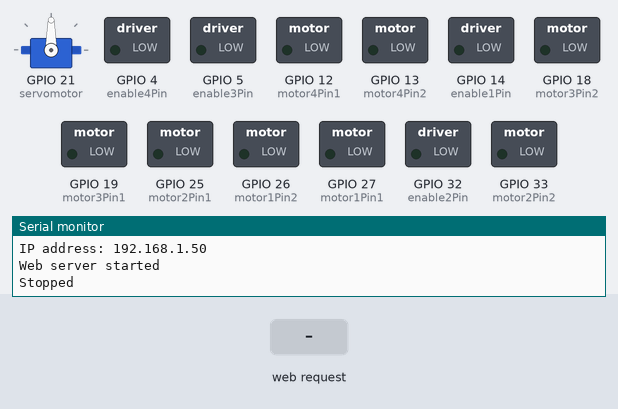
Bench run of a sketch on a simulated ESP32. On the bench: servo, switched loads named in the sketch (green lamp = pin HIGH), the last lines printed to the serial monitor. The test bench sets the inputs (shaded band). WiFi joins after 1.5 s; servers stay silent unless stated.

Above: at 3.2 s.
3.3 s: HTTP request GET /forward received
At 4.5 s:
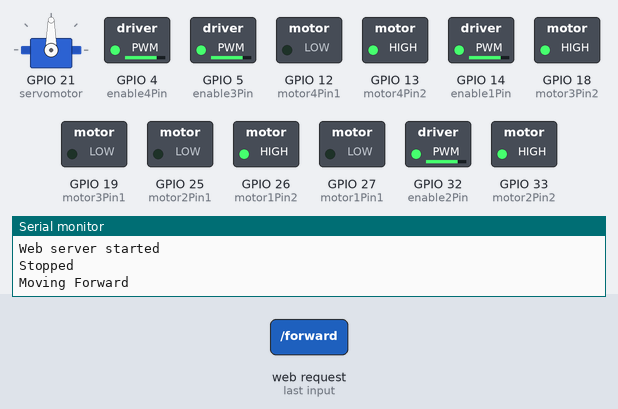
4.8 s: HTTP request GET /backward received
At 5.7 s:
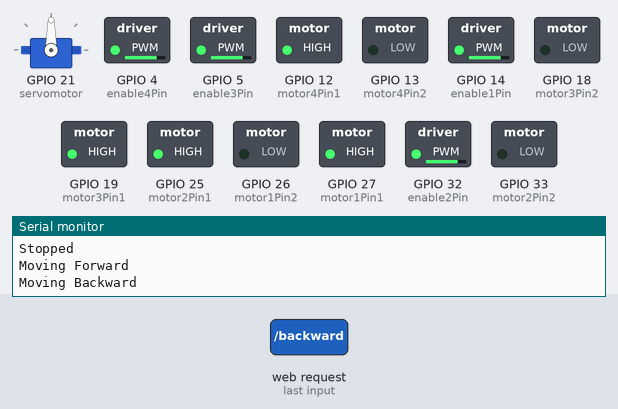
6.3 s: HTTP request GET /left received
At 6.8 s:
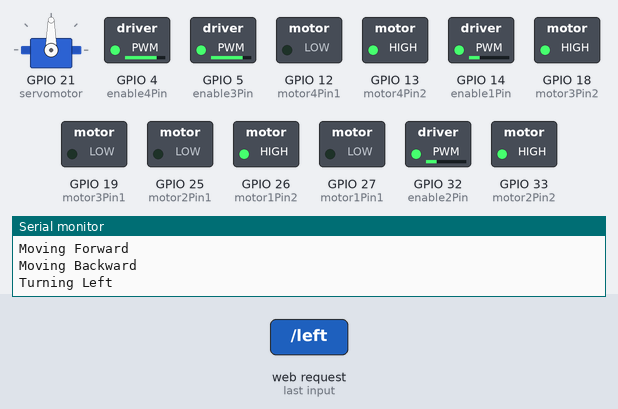
7.8 s: HTTP request GET /right received
At 9.0 s:
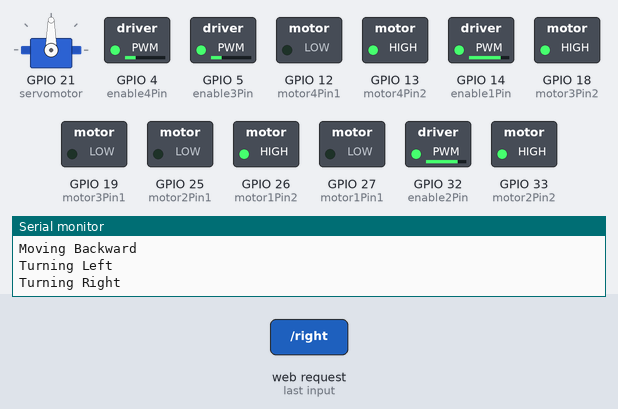
9.3 s: HTTP request GET /close received
At 10.3 s:
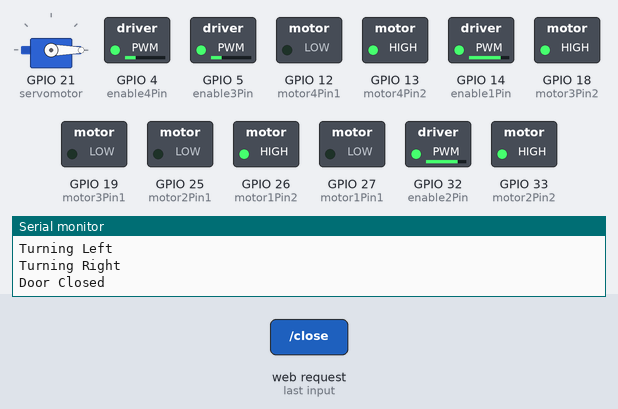
10.8 s: HTTP request GET /stop received
At 11.4 s:
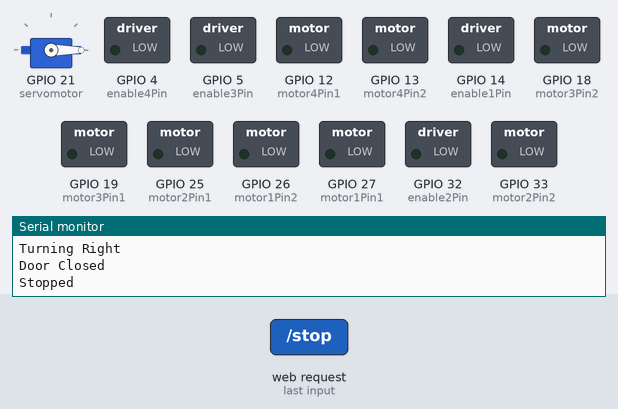
Timing chart, 0 to 13.3 s (numbered marks = the images above; inputs shaded):
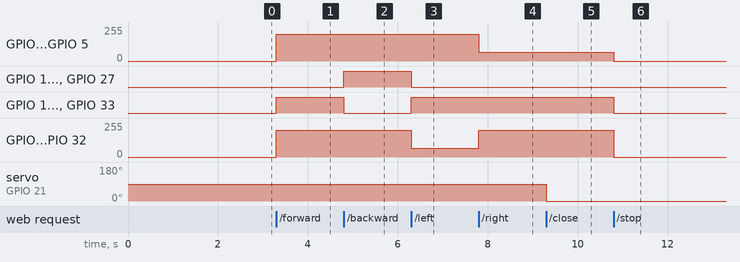

Measured:
- after the input at 3.3 s, GPIO 4 (enable4Pin), GPIO 5 (enable3Pin), GPIO 14 (enable1Pin), GPIO 32 (enable2Pin): 0/255 → 200/255 at once; GPIO 13 (motor4Pin2), GPIO 18 (motor3Pin2), GPIO 26 (motor1Pin2), GPIO 33 (motor2Pin2): LOW → HIGH at once
- after the input at 4.8 s, GPIO 12 (motor4Pin1), GPIO 19 (motor3Pin1), GPIO 25 (motor2Pin1), GPIO 27 (motor1Pin1): LOW → HIGH at once; GPIO 13 (motor4Pin2), GPIO 18 (motor3Pin2), GPIO 26 (motor1Pin2), GPIO 33 (motor2Pin2): HIGH → LOW at once
- after the input at 6.3 s, GPIO 12 (motor4Pin1), GPIO 19 (motor3Pin1), GPIO 25 (motor2Pin1), GPIO 27 (motor1Pin1): HIGH → LOW at once; GPIO 13 (motor4Pin2), GPIO 18 (motor3Pin2), GPIO 26 (motor1Pin2), GPIO 33 (motor2Pin2): LOW → HIGH at once; GPIO 14 (enable1Pin), GPIO 32 (enable2Pin): 200/255 → 66/255 at once
- after the input at 7.8 s, GPIO 4 (enable4Pin), GPIO 5 (enable3Pin): 200/255 → 66/255 at once; GPIO 14 (enable1Pin), GPIO 32 (enable2Pin): 66/255 → 200/255 at once
- after the input at 9.3 s, servo on GPIO 21 (servomotor): 90° → 0° at once
- after the input at 10.8 s, GPIO 4 (enable4Pin), GPIO 5 (enable3Pin): 66/255 → 0/255 at once; GPIO 13 (motor4Pin2), GPIO 18 (motor3Pin2), GPIO 26 (motor1Pin2), GPIO 33 (motor2Pin2): HIGH → LOW at once; GPIO 14 (enable1Pin), GPIO 32 (enable2Pin): 200/255 → 0/255 at once

The sketch:

sketch_sep13c.ino
```cpp
#include <WiFi.h>
#include <WebServer.h>
#include <ESP32Servo.h>

// WiFi credentials
const char* ssid = "SLT-Fiber-home";
const char* password = "ShiFa4198+*";

WebServer server(80);

// Motor pins
int motor1Pin1 = 27, motor1Pin2 = 26, enable1Pin = 14;
int motor2Pin1 = 25, motor2Pin2 = 33, enable2Pin = 32;
int motor3Pin1 = 19, motor3Pin2 = 18, enable3Pin = 5;
int motor4Pin1 = 12, motor4Pin2 = 13, enable4Pin = 4;
Servo doorServo;
int servomotor = 21;  // pwm pin for servo

int currentSpeed = 200;

// Ultrasonic pins
const int trigPin = 2;
const int echoPin = 15;
long duration;
int distance;
int obstacleThreshold = 20; // cm

// Detection system
bool detectionEnabled = false;
String botState = "Idle";

void setup() {
  Serial.begin(115200);

  // Motor pins setup
  pinMode(motor1Pin1, OUTPUT); pinMode(motor1Pin2, OUTPUT);
  pinMode(motor2Pin1, OUTPUT); pinMode(motor2Pin2, OUTPUT);
  pinMode(motor3Pin1, OUTPUT); pinMode(motor3Pin2, OUTPUT);
  pinMode(motor4Pin1, OUTPUT); pinMode(motor4Pin2, OUTPUT);
  doorServo.attach(servomotor);

  // Ultrasonic pins
  pinMode(trigPin, OUTPUT);
  pinMode(echoPin, INPUT);

  // Connect to WiFi
  WiFi.begin(ssid, password);
  while (WiFi.status() != WL_CONNECTED) {
    delay(1000);
    Serial.println("Connecting to WiFi...");
  }
  Serial.println("WiFi connected!");
  Serial.print("IP address: ");
  Serial.println(WiFi.localIP());

  // Setup web server routes
  server.on("/", handleRoot);
  server.on("/forward", []() { moveForward(); server.send(200, "text/plain", "Moving Forward"); });
  server.on("/backward", []() { moveBackward(); server.send(200, "text/plain", "Moving Backward"); });
  server.on("/left", []() { turnLeft(); server.send(200, "text/plain", "Turning Left"); });
  server.on("/right", []() { turnRight(); server.send(200, "text/plain", "Turning Right"); });
  server.on("/stop", []() { stopAllMotors(); server.send(200, "text/plain", "Stopped"); });
  server.on("/open", []() { opendoor(); server.send(200, "text/plain", "door open"); });
  server.on("/close", []() { closedoor(); server.send(200, "text/plain", "door close"); });
  server.on("/speed", handleSpeed);

  // New detection toggle
  server.on("/detectionOn", []() {
    detectionEnabled = true;
    server.send(200, "text/plain", "Obstacle Detection ON");
  });
  server.on("/detectionOff", []() {
    detectionEnabled = false;
    server.send(200, "text/plain", "Obstacle Detection OFF");
  });

  // Status JSON endpoint
  server.on("/status", []() {
    String json = "{\"detection\":\"" + String(detectionEnabled ? "ON" : "OFF") +
                  "\",\"state\":\"" + botState + "\"}";
    server.send(200, "application/json", json);
  });

  server.begin();
  Serial.println("Web server started");
  stopAllMotors();
}

void loop() {
  server.handleClient();

  if (detectionEnabled) {
    distance = getDistance();
    if (distance > 0 && distance < obstacleThreshold) {
      stopAllMotors();
      botState = "Stopped: Obstacle Detected";
    } else {
      botState = "Moving";
    }
  } else {
    botState = "Manual Control";
  }
}

void handleRoot() {
  String html = "<!DOCTYPE html><html><head><title>Delivery Bot</title>";
  html += "<meta name='viewport' content='width=device-width, initial-scale=1'>";
  html += "<style>body{font-family:Arial;text-align:center;margin:0;padding:20px;}";
  html += "button{background:#4CAF50;border:none;color:white;padding:15px 32px;text-align:center;";
  html += "font-size:16px;margin:4px 2px;cursor:pointer;border-radius:8px;}";
  html += "button:active{background:#45a049;}</style></head><body>";
  html += "<h1>🤖 Delivery Bot Control</h1>";
  html += "<p>Bot IP: " + WiFi.localIP().toString() + "</p>";
  html += "<button onclick=\"fetch('/forward')\">⬆ FORWARD</button><br>";
  html += "<button onclick=\"fetch('/left')\">⬅ LEFT</button>";
  html += "<button onclick=\"fetch('/stop')\">⏹ STOP</button>";
  html += "<button onclick=\"fetch('/right')\">➡ RIGHT</button><br>";
  html += "<button onclick=\"fetch('/backward')\">⬇ BACKWARD</button><br><br>";
  html += "<button onclick=\"fetch('/open')\">🔓 OPEN DOOR</button>";
  html += "<button onclick=\"fetch('/close')\">🔒 CLOSE DOOR</button><br><br>";

  // New detection buttons
  html += "<button onclick=\"fetch('/detectionOn')\">🟢 Detection ON</button>";
  html += "<button onclick=\"fetch('/detectionOff')\">🔴 Detection OFF</button><br><br>";

  // Status
  html += "<p><b>Detection:</b> <span id='detection'>" + String(detectionEnabled ? "ON" : "OFF") + "</span></p>";
  html += "<p><b>Status:</b> <span id='state'>" + botState + "</span></p>";

  // Speed control
  html += "<p>Speed: <input type='range' min='50' max='255' value='200' ";
  html += "onchange=\"fetch('/speed?value='+this.value)\"> <span id='speedValue'>200</span></p>";

  // Auto-update script
  html += "<script>setInterval(()=>{fetch('/status').then(r=>r.json()).then(d=>{";
  html += "document.getElementById('detection').innerText=d.detection;";
  html += "document.getElementById('state').innerText=d.state;";
  html += "});},1000);</script>";

  html += "</body></html>";
  server.send(200, "text/html", html);
}

void handleSpeed() {
  if (server.hasArg("value")) {
    currentSpeed = server.arg("value").toInt();
    if (currentSpeed < 50) currentSpeed = 50;
    if (currentSpeed > 255) currentSpeed = 255;
    server.send(200, "text/plain", "Speed set to " + String(currentSpeed));
  }
}

// Ultrasonic distance
int getDistance() {
  digitalWrite(trigPin, LOW);
  delayMicroseconds(2);
  digitalWrite(trigPin, HIGH);
  delayMicroseconds(10);
  digitalWrite(trigPin, LOW);
  duration = pulseIn(echoPin, HIGH, 30000); // timeout 30ms
  if (duration == 0) return -1;
  return duration * 0.034 / 2;
}

// Motor Control Functions
void forwardMotor(int pin1, int pin2, int enPin, int speed) {
  digitalWrite(pin1, LOW);
  digitalWrite(pin2, HIGH);
  analogWrite(enPin, speed);
}

void backwardMotor(int pin1, int pin2, int enPin, int speed) {
  digitalWrite(pin1, HIGH);
  digitalWrite(pin2, LOW);
  analogWrite(enPin, speed);
}

void stopMotor(int pin1, int pin2, int enPin) {
  digitalWrite(pin1, LOW);
  digitalWrite(pin2, LOW);
  analogWrite(enPin, 0);
}

void opendoor() {
  doorServo.write(90);
  Serial.println("Door Opened");
}

void closedoor() {
  doorServo.write(0);
  Serial.println("Door Closed");
}

void moveForward() {
  forwardMotor(motor1Pin1, motor1Pin2, enable1Pin, currentSpeed);
  forwardMotor(motor2Pin1, motor2Pin2, enable2Pin, currentSpeed);
  forwardMotor(motor3Pin1, motor3Pin2, enable3Pin, currentSpeed);
  forwardMotor(motor4Pin1, motor4Pin2, enable4Pin, currentSpeed);
  Serial.println("Moving Forward");
}

void moveBackward() {
  backwardMotor(motor1Pin1, motor1Pin2, enable1Pin, currentSpeed);
  backwardMotor(motor2Pin1, motor2Pin2, enable2Pin, currentSpeed);
  backwardMotor(motor3Pin1, motor3Pin2, enable3Pin, currentSpeed);
  backwardMotor(motor4Pin1, motor4Pin2, enable4Pin, currentSpeed);
  Serial.println("Moving Backward");
}

void turnLeft() {
  forwardMotor(motor1Pin1, motor1Pin2, enable1Pin, currentSpeed/3);
  forwardMotor(motor2Pin1, motor2Pin2, enable2Pin, currentSpeed/3);
  forwardMotor(motor3Pin1, motor3Pin2, enable3Pin, currentSpeed);
  forwardMotor(motor4Pin1, motor4Pin2, enable4Pin, currentSpeed);
  Serial.println("Turning Left");
}

void turnRight() {
  forwardMotor(motor1Pin1, motor1Pin2, enable1Pin, currentSpeed);
  forwardMotor(motor2Pin1, motor2Pin2, enable2Pin, currentSpeed);
  forwardMotor(motor3Pin1, motor3Pin2, enable3Pin, currentSpeed/3);
  forwardMotor(motor4Pin1, motor4Pin2, enable4Pin, currentSpeed/3);
  Serial.println("Turning Right");
}

void stopAllMotors() {
  stopMotor(motor1Pin1, motor1Pin2, enable1Pin);
  stopMotor(motor2Pin1, motor2Pin2, enable2Pin);
  stopMotor(motor3Pin1, motor3Pin2, enable3Pin);
  stopMotor(motor4Pin1, motor4Pin2, enable4Pin);
  Serial.println("Stopped");
}
```
